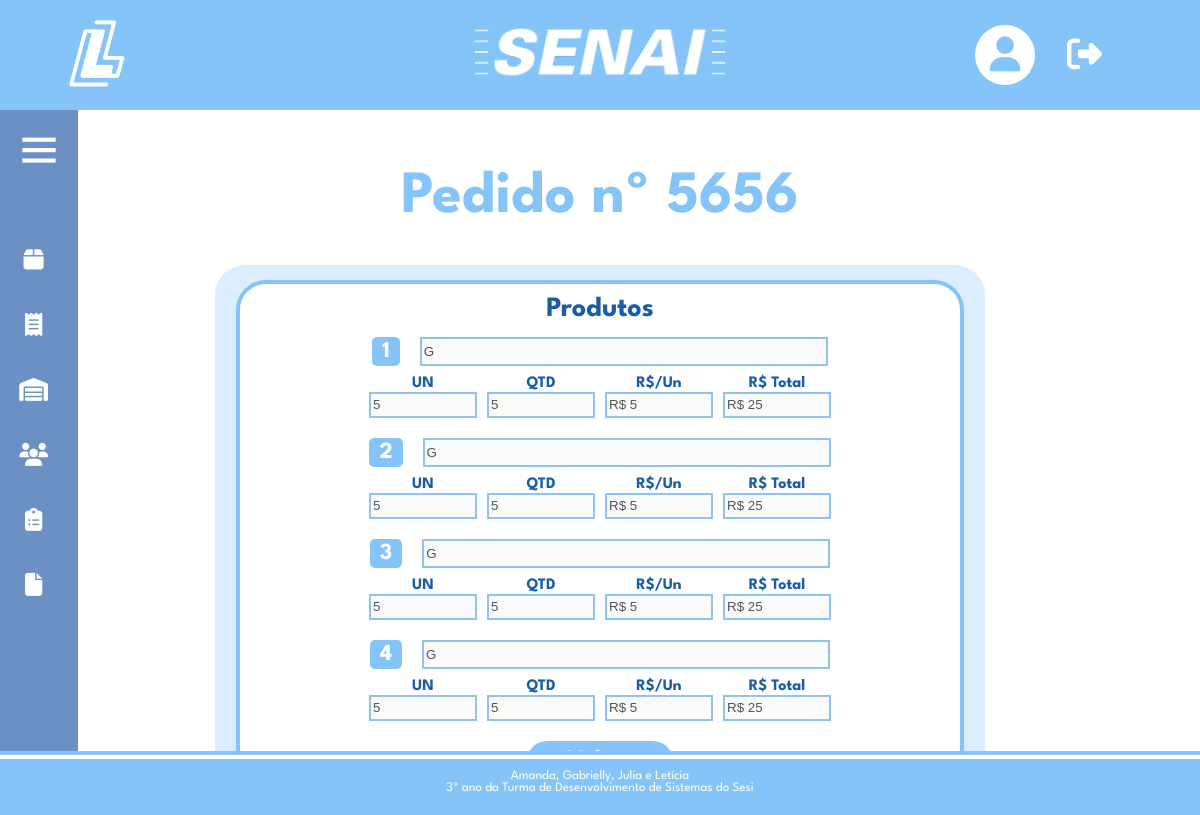
Screenshot of /pedido.php?pedido=5656 (signed in) with the database file from the repository.
### tables this page shows
CREATE TABLE `pedidos` (
  `id` int(11) NOT NULL,
  `pedido` int(11) NOT NULL,
  `produto` varchar(200) NOT NULL,
  `unidades` varchar(255) NOT NULL,
  `quantidades` int(11) NOT NULL,
  `valor` float NOT NULL,
  `total` float NOT NULL,
  `ncm` int(11) NOT NULL,
  `cst` int(11) NOT NULL,
  `cfop` int(11) NOT NULL,
  `doca` varchar(10) NOT NULL,
  `faltando` tinyint(11) NOT NULL,
  `avaria` tinyint(11) NOT NULL,
  `totalcompra` float NOT NULL,
  `posicao` varchar(2) NOT NULL,
  `cnpj` varchar(15) NOT NULL,
  `id_danfe` varchar(11) NOT NULL
);

### pedido.php (the view, shortened to what this page needs)
<!DOCTYPE html>
<html lang="pt-BR">
<?php
include_once('config.php');
?>
    <link rel="stylesheet" type="text/css" href="estiloHome.css" media="screen"/>
    <link rel="stylesheet" type="text/css" href="estiloPedido.css" media="screen"/>
    <link href='https://unpkg.com/boxicons@2.0.7/css/boxicons.min.css' rel='stylesheet'>
</head>
<body>
<header class="header-topo">
    <div class="logSenai">
        <a href="homeP.php"><img src="imagens/logo-logsenai.png" alt="Minha Figura" width="75" height="auto"></a>
    </div>
    <div class="logo">
        <a href="homeP.php"><img src="imagens/senai-branco.png" alt="Minha Figura" width="250" height="auto"></a>
    </div>
    <div class="menu-header">
        <div class="dropdown-perfil">
            <a href="#" >
                <div class="circulo">
                    <i class="fa-solid fa-user"></i>
                </div>
            </a>
        </div>
        <a href="sair.php"><i class="fa-solid fa-right-from-bracket"></i></a>
    </div>
</header>
<div class="sidebar close">
    <div class="logo-details">
        <i class="bx bx-menu"></i>
    </div>
    <ul class="nav-links">
        <li>
            <div class="iocn-link">
                <a href="#">
                    <i class="fa-solid fa-box"></i>
                </a>
            </div>
        </li>
        <li>
            <div class="iocn-link">
                <a href="#">
                    <i class="fa-solid fa-receipt"></i>
                </a>
            </div>
        </li>
        <li>
        <div class="iocn-link">
            <a href="containerP.php">
            <i class="fa-solid fa-warehouse"></i>
            </a>
          </div>
        </li>
        <li>
            <a href="alunos.php">
                <i class="fa-solid fa-users"></i>
            </a>
        </li>
        <li>
          <div class="iocn-link">
            <a href="#">
            <i class="fa-solid fa-clipboard-list fa-lg"></i>
            </a>
          </div>
        </li>
        <li>
          <a href="relatorios.php">
          <i class="fa-solid fa-file"></i>
          </a>
        </li>
    </ul>
</div>
<div class="conteudo">
    <div class="titulo-conteudo">
        <?php
            if (isset($_GET['pedido'])) {
                $pedido = $_GET['pedido'];
                $sql = "SELECT * FROM pedidos WHERE pedido = '$pedido'";
                $resultado = $conexao->query($sql);
            }
                    if (isset($pedido)) {
                        echo "<h1>Pedido nº $pedido</h1>";
                    }
        ?>
    </div>
    <div class="borda-quadro">
        <div class="borda">
            <div class="quadro-pedidos">
                <div class="titulo-quadro-pedidos"><p>Produtos</p></div>
                <div class="produtos">
                    <?php
                    if ($resultado && $resultado->num_rows > 0) {
                        $contador = 1;
                        while ($row = $resultado -> fetch_array()) {
                    ?>
                    <div class="produto">
                        <div class="linha1">
                            <div class="quadrado-numero"><p><?php echo $contador; ?></p></div>
                            <input type="text" name="produto" value="<?php echo $row['produto']; ?>" disabled>
                        </div>
                        <div class="linha2">
                            <div class="bloco">
                                <label>UN</label>
                                <input type="text" name="unidades" value="<?php echo $row['unidades']; ?>" disabled>
                            </div>
                            <div class="bloco">
                                <label>QTD</label>
                                <input type="text" name="quantidades" value="<?php echo $row['quantidades']; ?>" disabled>
                            </div>
                            <div class="bloco">
                                <label>R$/Un</label>
                                <input type="text" name="valor" value="R$ <?php echo $row['valor']; ?>" disabled>
                            </div>
                            <div class="bloco">
                                <label>R$ Total</label>
                                <input type="text" name="total" value="R$ <?php echo $row['total']; ?>" disabled>
                            </div>
                        </div>
                    </div>
                    <?php
                        $contador++;
                        }
                    } else {
                        echo "<p>Erro na consulta: " . $conexao->error . "</p>";
                        }
                    ?>
                </div>
                <div class="linhaFinal">
                    <a href="meuspedidos.php"><button>Voltar</button></a>
                </div>
            </div>
        </div>
    </div>
</div>
<?php
include_once('footer.php');
?>
</body>
</html>

### estiloHome.css (style rules this page uses)
body, html { height: 100%; width: 100%; margin: 0px; }
p { margin: 0; }
.header-topo { background-color: #85C4F9; width: 100%; height: auto; padding: 10px 0px; display: flex; justify-content: space-between; }
.logo { margin: 10px 5px 5px 10px; justify-self: center; }
.logSenai { margin: 5px 120PX 5px 5%; }
.menu-header { display: flex; align-items: center; justify-content: space-around; margin: 5px 8% 5px 5px }
.menu-header a { margin-left: 30px; display: flex; align-items: center; text-decoration: none; }
.menu-header i { font-size: 35px; color: #fff; margin: 0px 2px; }
.circulo { width: 60px; height: 60px; background-color: #fff; border-radius: 40px; display: flex; justify-content: center; align-items: center; }
.circulo i { color:#85C4F9; font-size: 35px; }
.titulo-conteudo { width: 100%; height: auto; display: flex; justify-content: center; }
.titulo-conteudo h1 { font-size: 60px; font-weight: bold; font-family: "League Spartan", sans-serif; color: #85C4F9; margin-top: 60px; }
.sidebar { position: fixed; left: 0; height: 100%; width: 260px; background: #6A90C4; transition: all 0.5s ease; }
.sidebar.close { width: 78px; }
.sidebar .logo-details { height: 60px; width: 100%; display: flex; align-items: center; margin-top: 10px; }
.sidebar .logo-details i { font-size: 50px; color: #fff; height: 50px; min-width: 78px; text-align: center; line-height: 50px; }
.sidebar .nav-links { height: 100%; padding: 30px 0 150px 0; overflow: auto; }
.sidebar.close .nav-links { overflow: visible; }
.sidebar .nav-links li { position: relative; list-style: none; transition: all 0.4s ease; }
.sidebar .nav-links li .iocn-link { display: flex; align-items: center; justify-content: space-between; }
.sidebar.close .nav-links li .iocn-link { display: block }
.sidebar .nav-links li i { height: 65px; min-width: 67px; text-align: center; line-height: 66px; color: #fff; font-size: 23px; cursor: pointer; transition: all 0.3s ease; }
.sidebar .nav-links li a { display: flex; align-items: center; text-decoration: none; }
.bx-menu { cursor:pointer; }

### estiloPedido.css (style rules this page uses)
.quadro-pedidos { background-color: #fff; border: 4px solid #85c4f9; border-radius: 30px; padding: 10px; width: 700px; }
.borda-quadro { width: 100%; justify-content: center; display: flex; height: auto; }
.borda { width: 770px; height: 550px; background-color: #dbedfe; display: flex; justify-content: center; align-items: center; border-radius: 30px; }
.titulo-quadro-pedidos { width: 100%; display: flex; margin-top: 2px; justify-content: center; margin-bottom: 15px; }
.titulo-quadro-pedidos p { color: #195ca9; font-size: 28px; font-family: "League Spartan", sans-serif; font-weight: 700; }
.linha1 { display: flex; width: 100%; justify-content: center; margin-top: 10px; margin-bottom: 10px; }
.linha1 input { width: 400px; margin-left: 20px; border: 2px solid #8fc3f7; }
.quadrado-numero { background-color: #85c4f9;border-radius: 5px; padding: 4px 10px; text-align: center; }
.quadrado-numero p { font-family: "League Spartan", sans-serif; color:#fff; font-weight: 700; font-size: 23px; }
.linha2 { display: flex; justify-content: center; }
.linha2 input { border: 2px solid #8fc3f7; margin: 0px 5px; height: 20px; width: 100px; margin-top: 1px; }
.linha2 label { color: #195ca9; font-size: 16px; font-weight: 700; font-family: "League Spartan", sans-serif; }
.bloco { display: flex; flex-direction: column; align-items: center; }
.produto { margin-bottom: 20px; }
.linhaFinal { width: 100%; display: flex; justify-content: center; margin-bottom: 5px; }
.linhaFinal button { border: none; background-color: #85c4f9; color: #fff; font-size: 25px; font-weight: 600; font-family: "League Spartan", sans-serif; padding: 8px 40px; border-radius: 30px; }

### rows the page displays
pedidos: produto "G", unidades "5", quantidades "5", valor "R$ 5", total "R$ 25"
pedidos: produto "G", unidades "5", quantidades "5", valor "R$ 5", total "R$ 25"
pedidos: produto "G", unidades "5", quantidades "5", valor "R$ 5", total "R$ 25"
pedidos: produto "G", unidades "5", quantidades "5", valor "R$ 5", total "R$ 25"

### other values shown
$pedido "5656"
